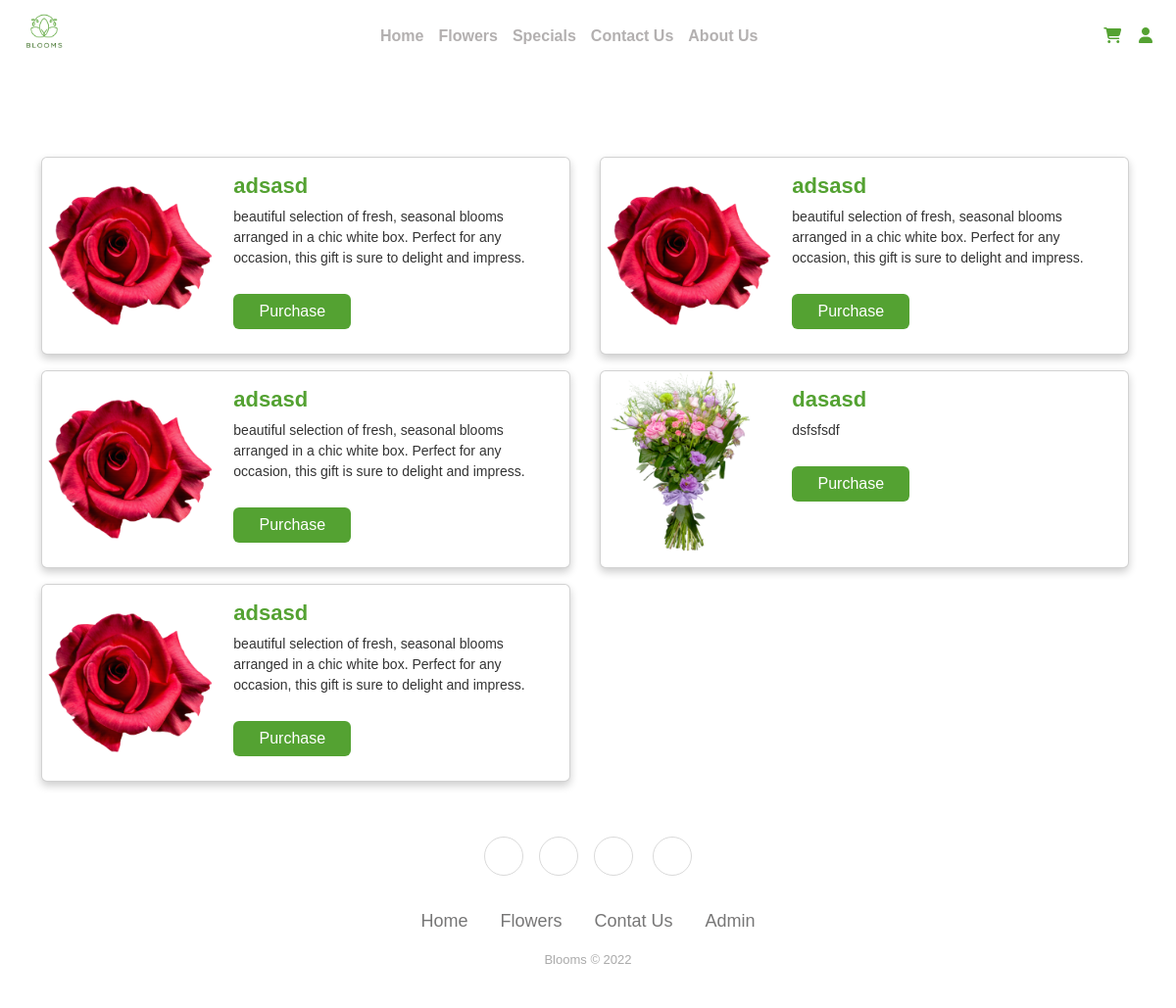
Page /Specials.php on the committed database.
### tables this page shows
CREATE TABLE `item` (
  `ID` int(11) NOT NULL,
  `CAT` varchar(255) NOT NULL,
  `NAME` varchar(255) NOT NULL,
  `PRICE` int(11) NOT NULL,
  `IMG` varchar(255) NOT NULL,
  `DES` varchar(255) NOT NULL
);

### Specials.php (the view, shortened to what this page needs)
<!DOCTYPE html>
<html lang="en">
<head>
  <link rel="stylesheet" href="./CSS/Specials.css">
  <link rel="stylesheet" href="https://cdn.jsdelivr.net/npm/bootstrap@5.2.3/dist/css/bootstrap.min.css">
  <link rel="stylesheet" href="https://cdnjs.cloudflare.com/ajax/libs/font-awesome/6.2.1/css/all.min.css">
  <link rel="stylesheet" href="https://cdnjs.cloudflare.com/ajax/libs/ionicons/2.0.1/css/ionicons.min.css">
</head>
<body>
  <?php @include('./Components/Header.php');
  @include('config.php');
  $db = ''; ?>
  <div class="container text-center">
    <div class="row row-cols-2">
      <?php
       try {
      $sql = "SELECT * FROM `item` WHERE CAT='Special' ORDER by rand() LIMIT 24  ";
      if ($result = mysqli_query($conn, $sql)) {
        if (mysqli_num_rows($result) > 0) {
          while ($row = mysqli_fetch_array($result)) {
            echo '<div class="col">';
            echo '<div class="card mb-3" style="max-width: 540px;">';
            echo '<div class="row g-0">';
            echo '<div class="col-md-4">';
            echo '<img src="./uploaded_img/' . $row['IMG'] . '" class="img-fluid rounded-start" alt="...">';
            echo '</div>';
            echo '<div class="col-md-8">';
            echo '<div class="card-body text-start">';
            echo '<h5 class="card-title" style="color: #54A232; font-weight: bold;">' . $row['NAME'] . '</h5>';
            echo '<p class="card-text">' . $row['DES'] . '</p>';
            echo '<button type="button" class="btn btn-success abtbtn" onclick="loadProduct(' . $row['ID'] . ')" style="background-color:#54A232;border: none; width: 120px;font-family: "Chivo Mono", monospace; float: left; ">Purchase</button>';
            echo '</div>';
            echo '</div>';
            echo '</div>';
            echo '</div>';
            echo '</div>';
          }
        }
      }
    } catch (Exception $e) {
      echo 'An error occurred: ' . $e->getMessage();
    }
      ?>
    </div>
  </div>
  <?php include './Components/Footer.php';?>
</body>
</html>

### Components/Header.php (shortened to what this page needs)
<?php
$isUserLogged = false;
?>
<header>
    <nav>
        <div class="container text-center">
            <div class="row">
                <div class="col nav-logo">
                    <img src="./Images/BOOMS.png" class="img-fluid" alt="">
                </div>
                <div class="col-7 nav-content ">
                    <ul>
                        <li><a href="index.php">Home</a></li>
                        <li><a href="FlowersPage.php">Flowers</a></li>
                        <li><a href="Specials.php">Specials</a></li>
                        <li><a href="ContactUs.html">Contact Us</a></li>
                        <li><a href="index.php#about">About Us</a></li>
                    </ul>
                </div>
                <div class="col nav-icons ">
                    <?php
                    if ($isUserLogged) {
                        echo '<a href="./cart.php"><i class="fa fa-shopping-cart" style="color: #54A232;"></i></a>&nbsp;&nbsp;&nbsp;&nbsp;';
                        echo '<a href="./logout.php"><i class="fa fa-sign-out" style="color: #54A232;"></i></a>';
                    } else {
                        echo '<a href="./cart.php"><i class="fa fa-shopping-cart" style="color: #54A232;"></i></a>&nbsp;&nbsp;&nbsp;&nbsp;';
                        echo '<a href="./UserLogin.php"><i class="fa-solid fa-user" style="color: #54A232;"></i></a>';
                    }
                    ?>
                </div>
            </div </nav>
</header>

### Components/Footer.php (shortened to what this page needs)
<div class="footer-basic">
        <footer>
            <div class="social"><a href="https://www.instagram.com"></a><a href="https://www.snapchat.com/"></a><a href="https://twitter.com"></a>
                <a href="https://www.facebook.com"><i class="icon ion-social-facebook"></i></a>
            </div>
            <ul class="list-inline">
                <li class="list-inline-item"><a href="../Blooms/index.php">Home</a></li>
                <li class="list-inline-item"><a href="../Blooms/FlowersPage.php">Flowers</a></li>
                <li class="list-inline-item"><a href="../Blooms/ContactUs.html">Contat Us</a></li>
                <li class="list-inline-item"><a href="../Blooms/Login.html">Admin</a></li>
            </ul>
            <p class="copyright">Blooms &copy; 2022</p>
        </footer>
    </div>

### CSS/Specials.css (style rules this page uses)
* { margin: 0; padding: 0; box-sizing: border-box; font-family: 'Oswald', sans-serif; font-weight: normal; }
:root { --main-color: #54A232; --text-color: #9e9c9c; }
body { font-family: 'Montserrat', sans-serif; margin: 0; padding: 0; background-color: #F2F2F2; padding-top: 60px; }
nav .container .row { position: fixed; top: 0; left: 0; width: 100%; z-index: 999; }
.container { width: 80%; margin: auto; padding-top: 50px; }
.card { box-shadow: 0 4px 8px 0 rgba(0, 0, 0, 0.2); transition: 0.3s; border-radius: 5px; background-color: #FFFFFF; }
.card img { border-radius: 5px 5px 0 0; width: 100%; height: 200px; object-fit: cover; }
.card-body { padding: 2px 16px; }
.card-title { font-size: 22px; text-align: left; color: #54A232; }
.card-text { font-size: 14px; text-align: left; color: #333333; }
.abtbtn { width: 120px; border-radius: 5px; font-size: 14px; font-weight: bold; color: #FFFFFF; border: none; cursor: pointer; margin-top: 10px; }

### Components/Header.php (style rules this page uses)
:root { --main-color: #54A232; --text-color: #9e9c9c; }
.nav-logo img { height: 90px; margin-top: -10px; float: left; }
.nav-content { align-items: center; padding-left: 150px; padding-top: 25px; }
.nav-content ul { list-style-type: none; margin: 0; padding: 0; overflow: hidden; }
.nav-content li a { float: left; text-align: center; margin-right: 15px; font-weight: 700; color: #b3b0b0; text-decoration: none; }
.nav-icons { text-align: right; padding-top: 25px; }
nav { background-color: none; align-items: center; text-align: center; }

### Components/Footer.php (style rules this page uses)
:root { --main-color: #54A232; --text-color: #9e9c9c; }
.footer-basic { padding: 40px 0; background-color: #ffffff; color: #555454; }
.footer-basic ul { padding: 0; list-style: none; text-align: center; font-size: 18px; font-weight: 500; line-height: 1.6; margin-bottom: 0; }
.footer-basic li { padding: 0 10px; }
.footer-basic ul a { color: inherit; text-decoration: none; opacity: 0.8; }
.footer-basic .social { text-align: center; padding-bottom: 25px; }
.footer-basic .social>a { font-size: 24px; width: 40px; height: 40px; line-height: 40px; display: inline-block; text-align: center; border-radius: 50%; border: 1px solid #ccc; margin: 0 8px; color: inherit; opacity: 0.75; }
.footer-basic .copyright { margin-top: 15px; text-align: center; font-size: 13px; color: #aaa; margin-bottom: 0; }

### rows in the picture
item: IMG (picture), NAME "adsasd", DES "beautiful selection of fresh, seasonal blooms arranged in a chic white box. Perfect for any occasion, this gift is sure to delight and impress."
item: IMG (picture), NAME "adsasd", DES "beautiful selection of fresh, seasonal blooms arranged in a chic white box. Perfect for any occasion, this gift is sure to delight and impress."
item: IMG (picture), NAME "adsasd", DES "beautiful selection of fresh, seasonal blooms arranged in a chic white box. Perfect for any occasion, this gift is sure to delight and impress."
item: IMG (picture), NAME "dasasd", DES "dsfsfsdf"
item: IMG (picture), NAME "adsasd", DES "beautiful selection of fresh, seasonal blooms arranged in a chic white box. Perfect for any occasion, this gift is sure to delight and impress."
